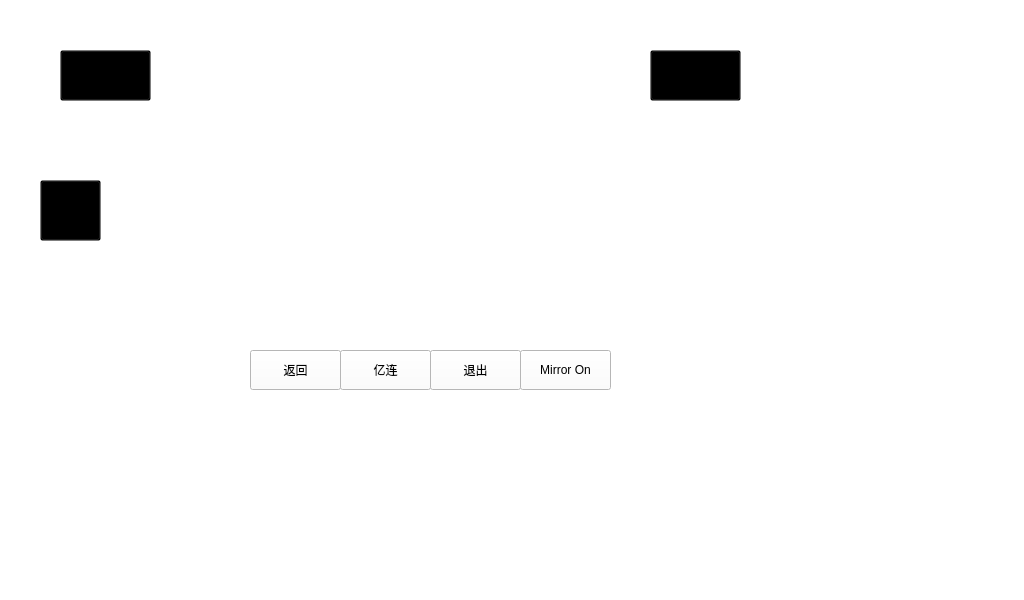
<?xml version="1.0" encoding="UTF-8"?>
<ui version="4.0">
 <class>pmMain</class>
 <widget class="QWidget" name="pmMain">
  <property name="geometry">
   <rect>
    <x>0</x>
    <y>0</y>
    <width>1024</width>
    <height>600</height>
   </rect>
  </property>
  <property name="windowTitle">
   <string>pmMain</string>
  </property>
  <property name="autoFillBackground">
   <bool>false</bool>
  </property>
  <property name="styleSheet">
   <string notr="true">background-color: rgba(0, 0, 0, 0);</string>
  </property>
  <widget class="QLabel" name="label">
   <property name="geometry">
    <rect>
     <x>240</x>
     <y>399</y>
     <width>261</width>
     <height>41</height>
    </rect>
   </property>
   <property name="styleSheet">
    <string notr="true">color: rgb(255, 255, 255);</string>
   </property>
   <property name="text">
    <string>请使用USB线连接手机</string>
   </property>
   <property name="alignment">
    <set>Qt::AlignCenter</set>
   </property>
  </widget>
  <widget class="QPushButton" name="pushButton">
   <property name="geometry">
    <rect>
     <x>60</x>
     <y>50</y>
     <width>91</width>
     <height>51</height>
    </rect>
   </property>
   <property name="focusPolicy">
    <enum>Qt::NoFocus</enum>
   </property>
   <property name="styleSheet">
    <string notr="true">QPushButton{border-image: url(:/pmc_image/ic_exit_normal.png);}
 QPushButton:pressed{border-image: url(:/pmc_image/ic_exit_pressed.png);} </string>
   </property>
   <property name="text">
    <string/>
   </property>
  </widget>
  <widget class="QPushButton" name="pushButton_3">
   <property name="geometry">
    <rect>
     <x>650</x>
     <y>50</y>
     <width>91</width>
     <height>51</height>
    </rect>
   </property>
   <property name="focusPolicy">
    <enum>Qt::NoFocus</enum>
   </property>
   <property name="styleSheet">
    <string notr="true">QPushButton{border-image: url(:/pmc_image/ic_help_default.png);}
 QPushButton:pressed{border-image: url(:/pmc_image/ic_help_pressed.png);}</string>
   </property>
   <property name="text">
    <string/>
   </property>
  </widget>
  <widget class="QLabel" name="label_2">
   <property name="geometry">
    <rect>
     <x>160</x>
     <y>160</y>
     <width>411</width>
     <height>201</height>
    </rect>
   </property>
   <property name="styleSheet">
    <string notr="true">border-image: url(:/pmc_image/connecting.png);</string>
   </property>
   <property name="text">
    <string/>
   </property>
  </widget>
  <widget class="QLabel" name="label_3">
   <property name="geometry">
    <rect>
     <x>290</x>
     <y>39</y>
     <width>181</width>
     <height>41</height>
    </rect>
   </property>
   <property name="styleSheet">
    <string notr="true">color: rgb(255, 255, 255);</string>
   </property>
   <property name="text">
    <string>亿连</string>
   </property>
   <property name="alignment">
    <set>Qt::AlignCenter</set>
   </property>
  </widget>
  <widget class="QLabel" name="welcome">
   <property name="geometry">
    <rect>
     <x>0</x>
     <y>0</y>
     <width>800</width>
     <height>480</height>
    </rect>
   </property>
   <property name="text">
    <string/>
   </property>
   <property name="pixmap">
    <pixmap resource="pmImages.qrc">:/pmc_image/welcome.png</pixmap>
   </property>
  </widget>
  <widget class="QPushButton" name="btnFloat">
   <property name="geometry">
    <rect>
     <x>40</x>
     <y>180</y>
     <width>61</width>
     <height>61</height>
    </rect>
   </property>
   <property name="focusPolicy">
    <enum>Qt::NoFocus</enum>
   </property>
   <property name="styleSheet">
    <string notr="true">QPushButton{border-image: url(:/pmc_image/btn_suspend_normal.png);}
 QPushButton:pressed{border-image: url(:/pmc_image/btn_suspend_pressed.png);} </string>
   </property>
   <property name="text">
    <string/>
   </property>
  </widget>
  <widget class="QPushButton" name="btnBack">
   <property name="geometry">
    <rect>
     <x>250</x>
     <y>350</y>
     <width>91</width>
     <height>40</height>
    </rect>
   </property>
   <property name="focusPolicy">
    <enum>Qt::NoFocus</enum>
   </property>
   <property name="styleSheet">
    <string notr="true">background-color: rgb(255, 255, 255);</string>
   </property>
   <property name="text">
    <string>返回</string>
   </property>
  </widget>
  <widget class="QPushButton" name="btnYL">
   <property name="geometry">
    <rect>
     <x>340</x>
     <y>350</y>
     <width>91</width>
     <height>40</height>
    </rect>
   </property>
   <property name="focusPolicy">
    <enum>Qt::NoFocus</enum>
   </property>
   <property name="styleSheet">
    <string notr="true">background-color: rgb(255, 255, 255);</string>
   </property>
   <property name="text">
    <string>亿连</string>
   </property>
  </widget>
  <widget class="QPushButton" name="btnQuit">
   <property name="geometry">
    <rect>
     <x>430</x>
     <y>350</y>
     <width>91</width>
     <height>40</height>
    </rect>
   </property>
   <property name="focusPolicy">
    <enum>Qt::NoFocus</enum>
   </property>
   <property name="styleSheet">
    <string notr="true">background-color: rgb(255, 255, 255);</string>
   </property>
   <property name="text">
    <string>退出</string>
   </property>
  </widget>
  <widget class="QPushButton" name="btnMirror">
   <property name="geometry">
    <rect>
     <x>520</x>
     <y>350</y>
     <width>91</width>
     <height>40</height>
    </rect>
   </property>
   <property name="focusPolicy">
    <enum>Qt::NoFocus</enum>
   </property>
   <property name="styleSheet">
    <string notr="true">background-color: rgb(255, 255, 255);</string>
   </property>
   <property name="text">
    <string>Mirror On</string>
   </property>
  </widget>
 </widget>
 <layoutdefault spacing="6" margin="11"/>
 <resources>
  <include location="pmImages.qrc"/>
 </resources>
 <connections/>
</ui>
